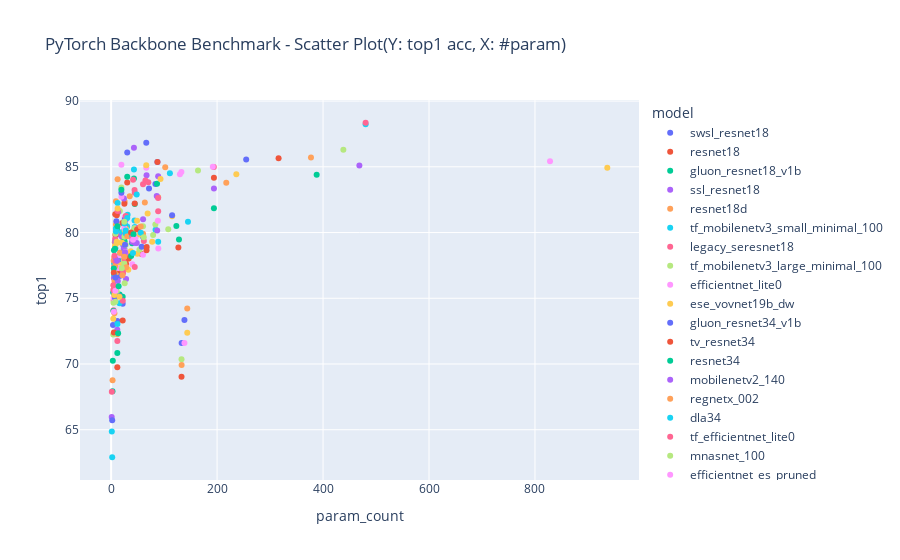

The code cell stored with this chart in its notebook:
### Code cell
fig = px.scatter(df, x="param_count", y="top1",
                 color="model", 
                 hover_data=['fps'],
                 title='PyTorch Backbone Benchmark - Scatter Plot(Y: top1 acc, X: #param)'
                )
fig.show()
